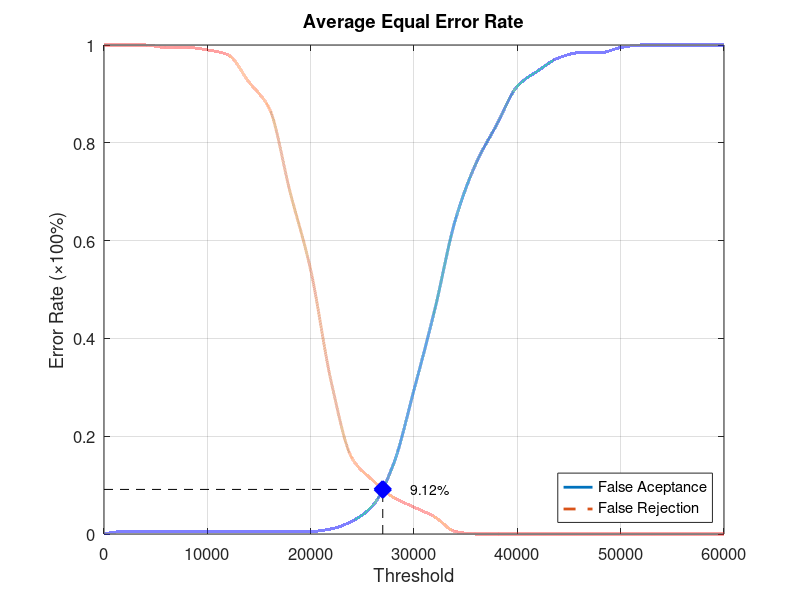
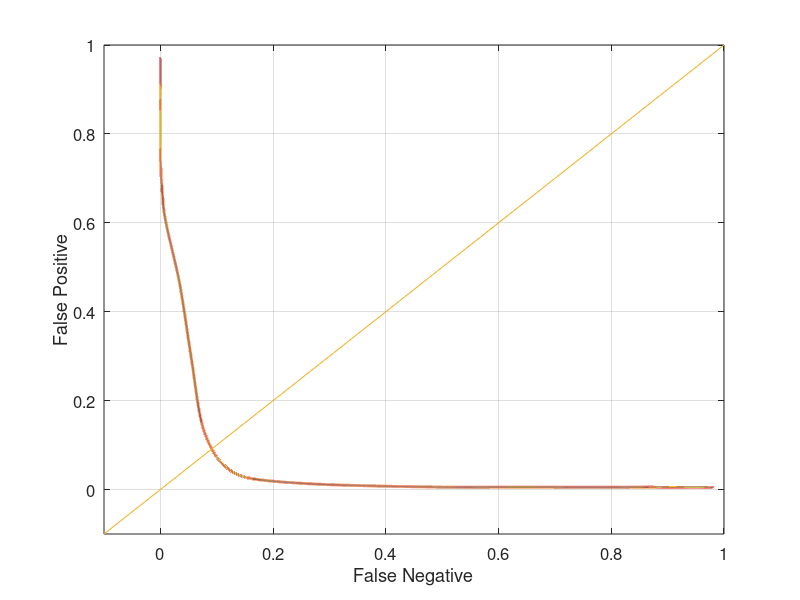

The MATLAB script that drew these images, in order:
function yEER = Database4_1
close all;
clear;
clc;
x = 0:2000:60000;
xq = 0:0.5:60000;

y0 = [0 0.00526316 0.00526316 0.00526316 0.00526316 0.00526316 0.00526316 0.00526316 0.00526316 0.00526316 0.00526316 0.0105263 0.0263158 0.0578947 0.142105 0.294737 0.457895 0.642105 0.757895 0.836842 0.915789 0.947368 0.973684 0.984211 0.984211 0.994737 1 1 1 1 1];
yy0 = interp1(x, y0, xq, 'pchip');
y1 = [1 1 1 0.995 0.995 0.99 0.98 0.925 0.87 0.7 0.54 0.31 0.155 0.11 0.075 0.055 0.035 0.005 0 0 0 0 0 0 0 0 0 0 0 0 0];
yy1 = interp1(x, y1, xq, 'pchip');

% Calculating EER: 
y2 = abs(y0 - y1);
find(y2 == min(y2))
yy2 = abs(yy0 - yy1);
xEER = find(yy2 == min(yy2));
xEERIndex = xq(xEER) % X-axis EER
yEER = yy0(xEER) % Y-axis EER

main = figure
plot(xq, yy0,'-','LineWidth', 2);	hold on
plot(xq, yy1,'--','LineWidth', 2);	hold on
plot([xEERIndex xEERIndex], [0 yEER], 'k--');	hold on
plot([0 xEERIndex], [yEER yEER], 'k--');	hold on
plot(xEERIndex, yEER, 'bx', 'LineWidth', 10);	hold on
text(xEERIndex + 10 * xEERIndex / 100, yEER, [num2str(round((10000 * yEER)) / 100) '%'])
legend('False Aceptance', 'False Rejection', 'Location', 'SouthEast')
xlabel('Threshold')
ylabel('Error Rate (\times100%)')
title('Average Equal Error Rate')
set(gca, 'FontSize', 12)
axis([0 60000 0 1])
grid on

print(main, 'Database4_1Main', '-dpng');
FNRxFPR = figure('Color', [1 1 1]);
plot(yy1, yy0, '-', yy1, yy0, 'LineWidth', 2);
hold on
y = -0.1:0.1:1
plot(y, y); 
set(gca, 'FontSize', 12)
xlabel('False Negative')
ylabel('False Positive')
axis([-0.1 1 -0.1 1])
set(gca, 'FontSize', 12)
grid on

print(FNRxFPR, 'Database4_1FNRxFPR','-dpng');
end
